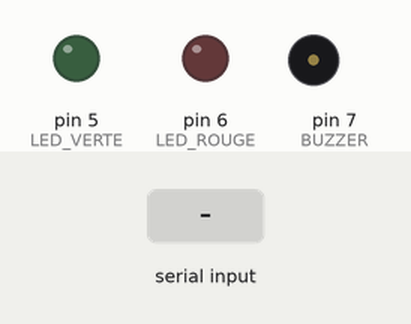
Simulated run of this sketch. Board: Arduino Uno, built with avr-gcc and run on an emulated ATmega328P. On the bench: output pins drawn as LEDs (lit = HIGH), buzzer (waves = sounding, pin HIGH). The inputs (shaded band) are chosen by the test bench. Pins used as bus, display or sensor lines are not drawn; what the sketch prints to the serial monitor is not drawn.

Above: at 1.4 s.
1.5 s: "A" received over Serial
At 2.2 s:
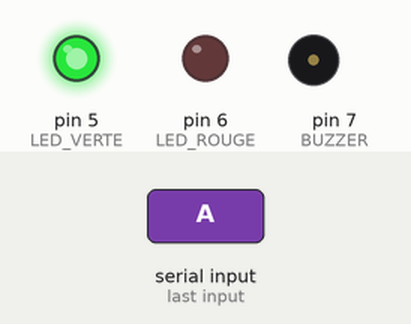
3.1 s: "X" received over Serial
At 3.5 s:
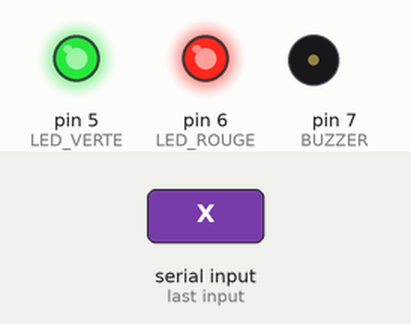
5.1 s: "E" received over Serial
At 6.3 s:
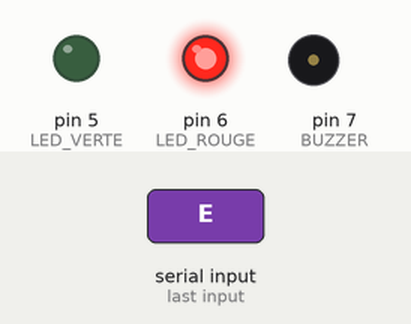
Timing chart, 0 to 8.1 s (numbered marks = the images above; inputs shaded):
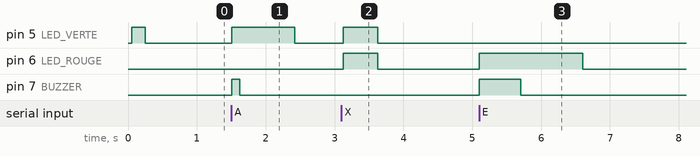

The sketch:

lecteur_rfid.ino
```cpp
/*
 * SmartDesk - lecteur de badges RFID pour le pointage des professeurs
 * Carte : Arduino Uno / Nano      Module : RC522 (MFRC522, 13,56 MHz)
 * Bibliothèque : "MFRC522" de GithubCommunity (miguelbalboa), via le gestionnaire de bibliothèques
 *
 * Câblage RC522 -> Arduino Uno       (ATTENTION : le RC522 s'alimente en 3,3 V, PAS en 5 V)
 *   SDA (SS) -> D10    SCK  -> D13    MOSI -> D11    MISO -> D12
 *   RST      -> D9     3.3V -> 3.3V   GND  -> GND    IRQ  -> non connecté
 * Signalisation (facultatif) :
 *   LED verte -> D5 (+ résistance 220 ohms)   LED rouge -> D6 (+ 220 ohms)   Buzzer actif -> D7
 *
 * Protocole avec le PC (USB, 9600 bauds) :
 *   Arduino -> PC : "UID:04A13B2C" à chaque badge présenté
 *   PC -> Arduino : 'A' arrivée, 'D' départ, 'X' déjà pointé, 'E' badge inconnu / erreur
 */
#include <SPI.h>
#include <MFRC522.h>

const byte SS_PIN = 10;
const byte RST_PIN = 9;
const byte LED_VERTE = 5;
const byte LED_ROUGE = 6;
const byte BUZZER = 7;
const unsigned long DELAI_MEME_BADGE_MS = 3000;  // ignore le même badge pendant 3 s

MFRC522 rfid(SS_PIN, RST_PIN);
String dernierUid = "";
unsigned long dernierPassage = 0;

void bip(unsigned int dureeMs) {
  digitalWrite(BUZZER, HIGH);
  delay(dureeMs);
  digitalWrite(BUZZER, LOW);
}

void signaler(char c) {
  switch (c) {
    case 'A':  // arrivée : vert + 1 bip
      digitalWrite(LED_VERTE, HIGH); bip(120); delay(800); digitalWrite(LED_VERTE, LOW);
      break;
    case 'D':  // départ : vert + 2 bips
      digitalWrite(LED_VERTE, HIGH); bip(100); delay(100); bip(100); delay(700); digitalWrite(LED_VERTE, LOW);
      break;
    case 'X':  // déjà pointé : vert et rouge brièvement
      digitalWrite(LED_VERTE, HIGH); digitalWrite(LED_ROUGE, HIGH); delay(500);
      digitalWrite(LED_VERTE, LOW); digitalWrite(LED_ROUGE, LOW);
      break;
    case 'E':  // inconnu ou erreur : rouge + bip long
      digitalWrite(LED_ROUGE, HIGH); bip(600); delay(900); digitalWrite(LED_ROUGE, LOW);
      break;
  }
}

void setup() {
  Serial.begin(9600);
  SPI.begin();
  rfid.PCD_Init();
  pinMode(LED_VERTE, OUTPUT);
  pinMode(LED_ROUGE, OUTPUT);
  pinMode(BUZZER, OUTPUT);
  digitalWrite(LED_VERTE, HIGH); delay(200); digitalWrite(LED_VERTE, LOW);
  Serial.println("READY");
}

void loop() {
  // Réponse du PC (résultat du pointage)
  while (Serial.available() > 0) {
    signaler((char) Serial.read());
  }

  if (!rfid.PICC_IsNewCardPresent() || !rfid.PICC_ReadCardSerial()) {
    return;
  }

  String uid = "";
  for (byte i = 0; i < rfid.uid.size; i++) {
    if (rfid.uid.uidByte[i] < 0x10) uid += "0";
    uid += String(rfid.uid.uidByte[i], HEX);
  }
  uid.toUpperCase();

  unsigned long maintenant = millis();
  if (!(uid == dernierUid && maintenant - dernierPassage < DELAI_MEME_BADGE_MS)) {
    dernierUid = uid;
    dernierPassage = maintenant;
    Serial.print("UID:");
    Serial.println(uid);
  }

  rfid.PICC_HaltA();
  rfid.PCD_StopCrypto1();
}
```

Measured:
- after the input at 1.5 s, pin 5 (LED_VERTE): LOW → HIGH at once, → LOW 0.92 s later; pin 7 (BUZZER): LOW → HIGH at once, → LOW 0.12 s later
- after the input at 3.1 s, pin 5 (LED_VERTE), pin 6 (LED_ROUGE): LOW → HIGH at once, → LOW 0.50 s later
- after the input at 5.1 s, pin 6 (LED_ROUGE): LOW → HIGH at once, → LOW 1.5 s later; pin 7 (BUZZER): LOW → HIGH at once, → LOW 0.60 s later
